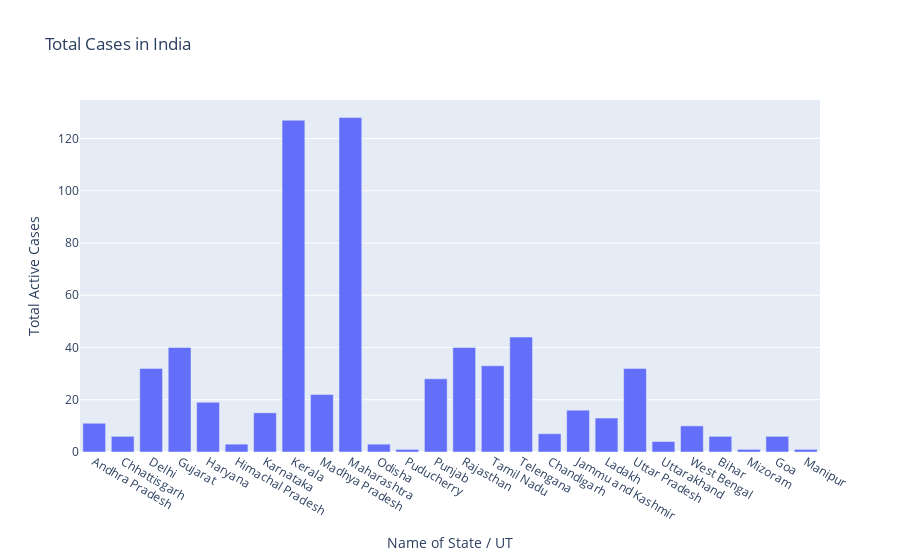

This figure's notebook cell:
### Code cell
#plotly
fig=go.Figure()
fig.add_trace(go.Bar(x=df['Name of State / UT'],y=df['Total Active Cases']))
fig.update_layout(title='Total Cases in India',xaxis=dict(title='Name of State / UT'),yaxis=dict(title='Total Active Cases'))

### Figure 1 — Plotly figure (JSON) as saved in the notebook; plotly's stock layout.template omitted (floating-point values rounded to 4 significant figures)
{"data": [{"type": "bar", "x": ["Andhra Pradesh", "Chhattisgarh", "Delhi", "Gujarat", "Haryana", "Himachal Pradesh", "Karnataka", "Kerala", "Madhya Pradesh", "Maharashtra", "Odisha", "Puducherry", "Punjab", "Rajasthan", "Tamil Nadu", "Telengana", "Chandigarh", "Jammu and Kashmir", "Ladakh", "Uttar Pradesh", "Uttarakhand", "West Bengal", "Bihar", "Mizoram", "Goa", "Manipur"], "y": [11, 6, 32, 40, 19, 3, 15, 127, 22, 128, 3, 1, 28, 40, 33, 44, 7, 16, 13, 32, 4, 10, 6, 1, 6, 1]}], "layout": {"title": {"text": "Total Cases in India"}, "xaxis": {"title": {"text": "Name of State / UT"}}, "yaxis": {"title": {"text": "Total Active Cases"}}}}
